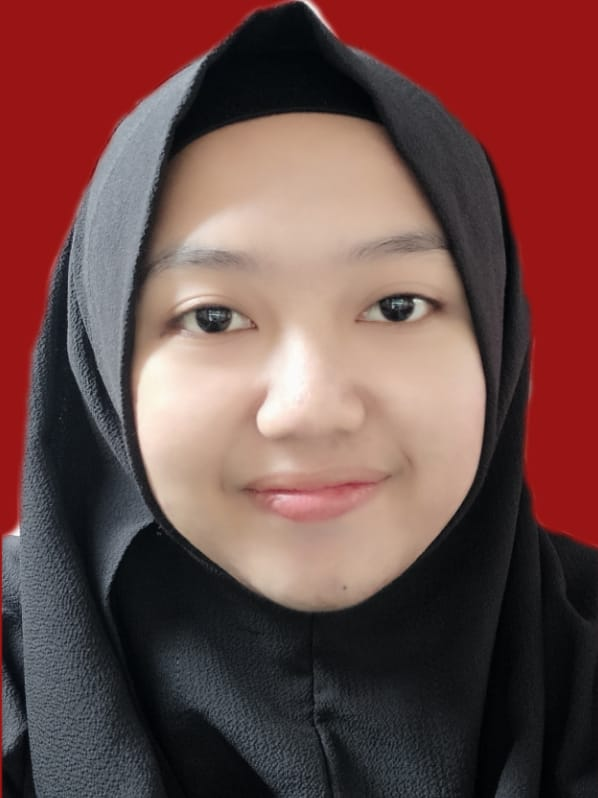
#> input picture dinda.jpeg, 598 x 798 px
$ python ubah_ke_abu.py
#> lines starting #> are read from the running program, lines starting #| are printed output that depends on the picture
# -*- coding: utf-8 -*-
"""

@author: Dinda Anik M
"""

import cv2

img = cv2.imread('dinda.jpeg')
#> img is the input picture: shape (798, 598, 3); mean B, G, R 71.4, 74, 110.9

b, g, r = cv2.split(img)
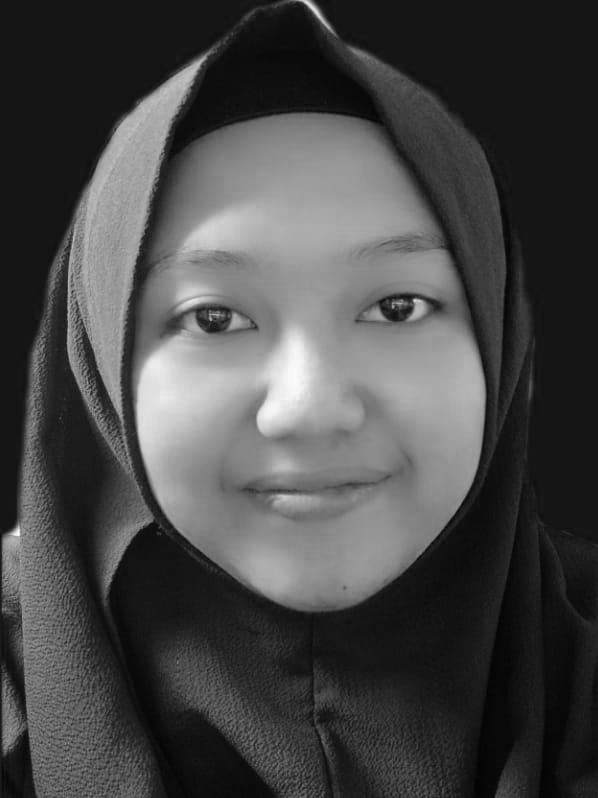
#> b: shape (798, 598); min 0, max 255, mean 71.4
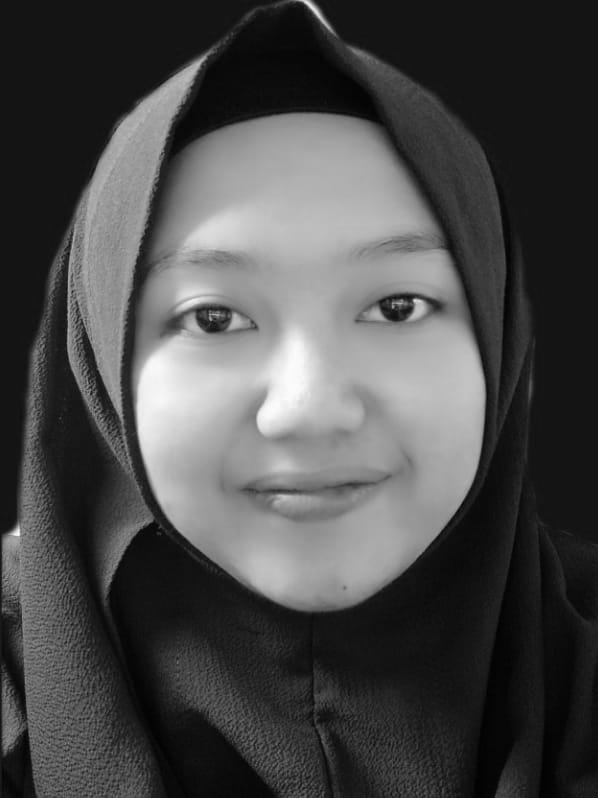
#> g: shape (798, 598); min 0, max 255, mean 74
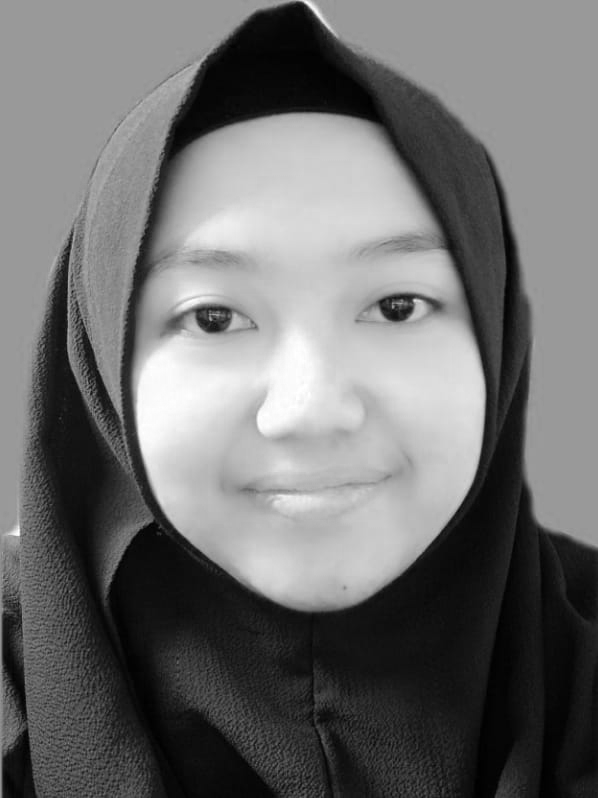
#> r: shape (798, 598); min 0, max 255, mean 110.9
img = cv2.merge((b, g, r))

x = img[:, :, 1]
cv2.imshow('image', x)
cv2.waitKey(0)
